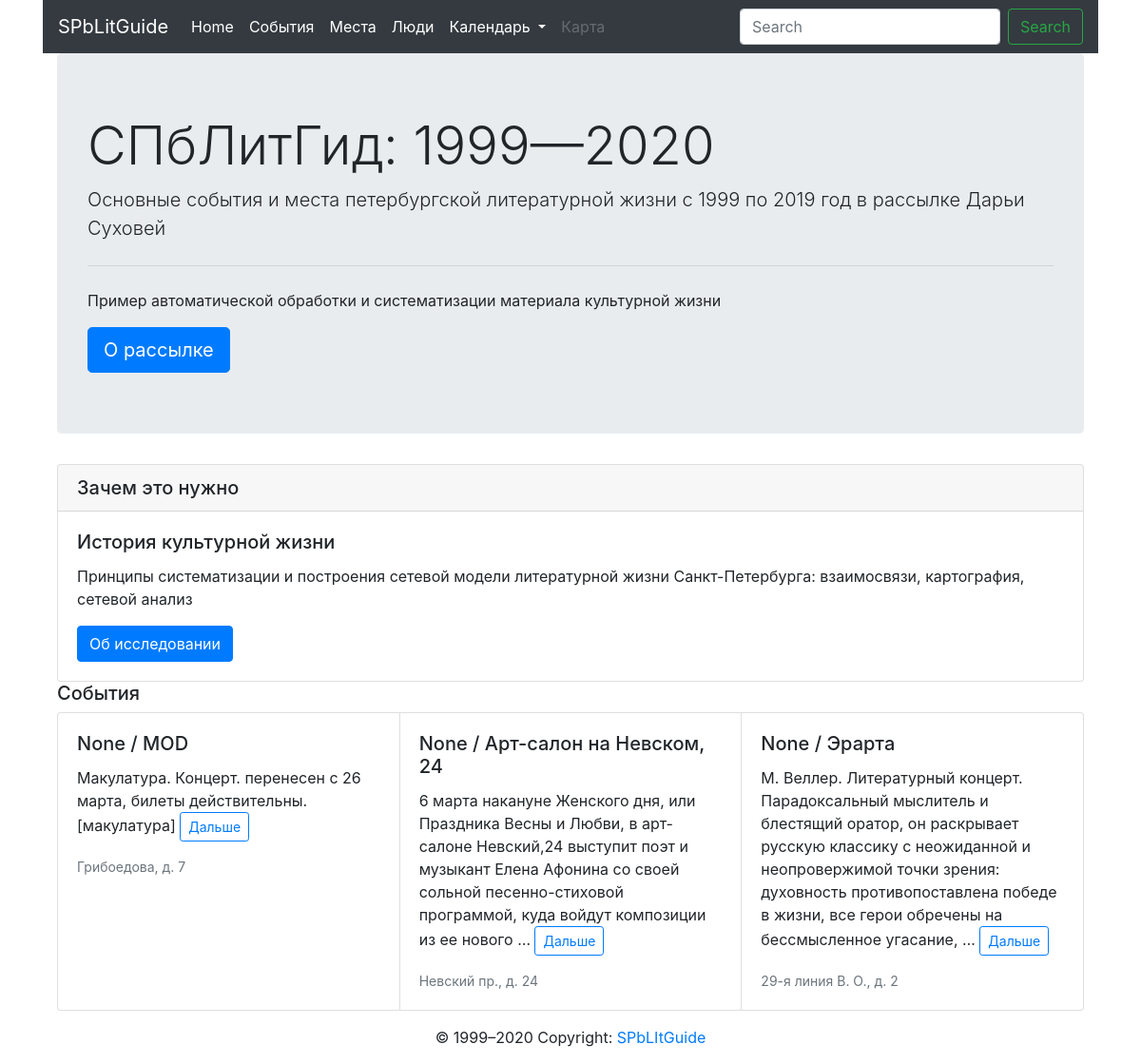
The app's page /, older data.
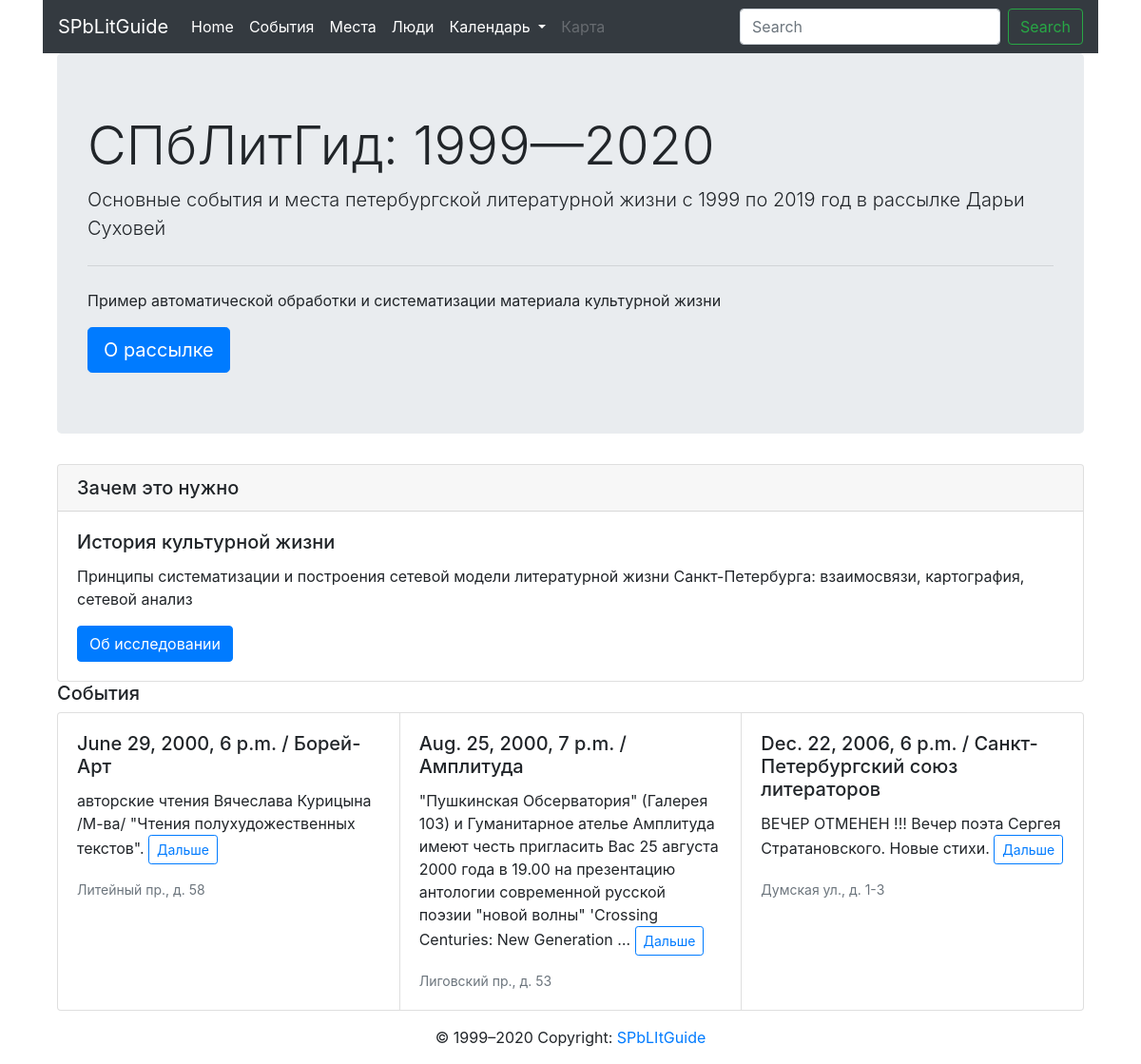
The same page, newer data.
### core/models.py (models this page shows, shortened)
class Event(models.Model):
	description = models.TextField()
	date = models.DateTimeField(auto_now=False, auto_now_add=False)
	place = models.ForeignKey(
		Place, on_delete=models.CASCADE, blank=True, null=True)
	adress = models.ForeignKey(
		Adress, on_delete=models.CASCADE, blank=True, null=True)
	people = models.ManyToManyField(Person, blank=True)
	class Meta:
		app_label = 'core'
		verbose_name = 'Event'
		ordering = ['date']

class Place(models.Model):
	name = models.CharField(max_length=300)
	class Meta:
		app_label = 'core'
		verbose_name = 'Place'

class Adress(models.Model):
	name = models.CharField(max_length=300)
	coordinates = models.CharField(
		max_length=300, blank=True, null=True)
	class Meta:
		app_label = 'core'
		verbose_name = 'Adress'

### core/views.py (the view)
# urls.py: path('', views.index, name='index'),
def index(request):
	cards = Event.objects.all()[:3]
	return render(request, 'core/index.html', {'cards': cards})

### core/templates/core/index.html
{% extends 'base.html' %}
{% block content %}
{% include 'jumbotron_index.html' %}
{% include 'meta.html' %}
<div class='container'>
<h5>События</h5>
<div class="card-group">
	{% for card in cards %}
  <div class="card">
    <div class="card-body">
      <h5 class="card-title">{{ card.date }} / {{ card.place.name }} </h5>
      <p class="card-text">{{ card.description|truncatewords:30 }}
      <a href="{% url 'core:one_event' card.id %}" class="btn btn-outline-primary btn-sm">Дальше</a></p>
      <p class="card-text"><small class="text-muted">{{ card.adress.name }}</small></p>
    </div>
  </div>
{% endfor %}
</div>
</div>
{% endblock %}

Row changes from the older to the newer data that the page shows:
no longer on this page (row edited): Event: date "None", place.name "MOD", description "Макулатура. Концерт. перенесен с 26 марта, билеты действительны. [макулатура]", adress.name "Грибоедова, д. 7"
no longer on this page (row edited): Event: date "None", place.name "Арт-салон на Невском, 24", description "6 марта накануне Женского дня, или Праздника Весны и Любви, в арт-салоне Невский,24 выступит поэт и музыкант Елена Афонина со своей сольной песенно-стиховой программой, куда войдут композиции из ее нового …", adress.name "Невский пр., д. 24"
no longer on this page (row edited): Event: date "None", place.name "Эрарта", description "М. Веллер. Литературный концерт. Парадоксальный мыслитель и блестящий оратор, он раскрывает русскую классику с неожиданной и неопровержимой точки зрения: духовность противопоставлена победе в жизни, все герои обречены на бессмысленное угасание, …", adress.name "29-я линия В. О., д. 2"
added Event: date "June 29, 2000, 6 p.m.", place.name "Борей-Арт", description "авторские чтения Вячеслава Курицына /М-ва/ \"Чтения полухудожественных текстов\".", adress.name "Литейный пр., д. 58"
added Event: date "Aug. 25, 2000, 7 p.m.", place.name "Амплитуда", description "\"Пушкинская Обсерватория\" (Галерея 103) и Гуманитарное ателье Амплитуда имеют честь пригласить Вас 25 августа 2000 года в 19.00 на презентацию антологии современной русской поэзии \"новой волны\" 'Crossing Centuries: New Generation …", adress.name "Лиговский пр., д. 53"
added Event: date "Dec. 22, 2006, 6 p.m.", place.name "Санкт-Петербургский союз литераторов", description "ВЕЧЕР ОТМЕНЕН !!! Вечер поэта Сергея Стратановского. Новые стихи.", adress.name "Думская ул., д. 1-3"
